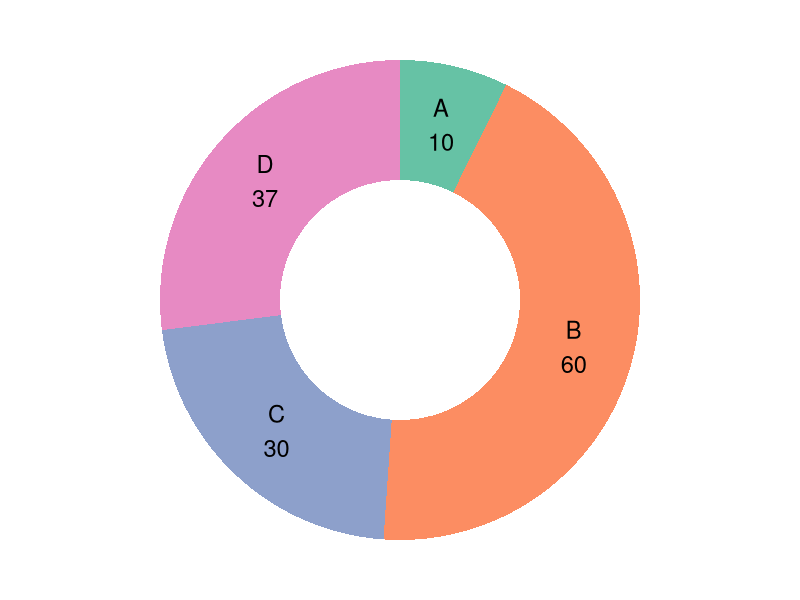

Generate this figure with R:
# load library
library(ggplot2)

# Create test data.
data <- data.frame(
  category=c("A", "B", "C", "D"),
  count=c(10, 60, 30,37)
)

# Compute percentages
data$fraction <- data$count / sum(data$count)

# Compute the cumulative percentages (top of each rectangle)
data$ymax <- cumsum(data$fraction)

# Compute the bottom of each rectangle
data$ymin <- c(0, head(data$ymax, n=-1))

# Compute label position
data$labelPosition <- (data$ymax + data$ymin) / 2

# Compute a good label
data$label <- paste0(data$category, "\n", data$count)

# Make the plot
ggplot(data, aes(ymax=ymax, ymin=ymin, xmax=4, xmin=3, fill=category)) +
  geom_rect() +
  geom_label( x=3.5, aes(y=labelPosition, label=label), size=6, label.size = 0) +
  scale_fill_brewer(palette="Set2") +
  coord_polar(theta="y") +
  xlim(c(2, 4)) +
  theme_void() +
  theme(legend.position = "none")
